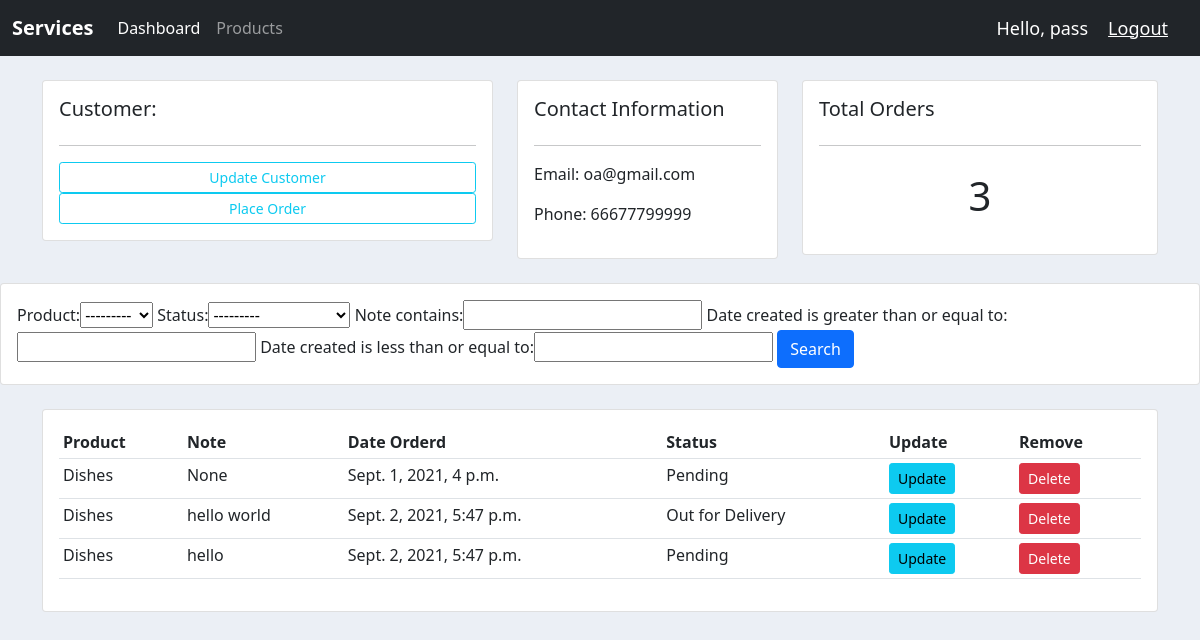
The app's page /customer/1/ (signed in) with its own data.
### services/models.py (models this page shows, shortened)
class Custmor(models.Model):
    user = models.OneToOneField(User, null=True, blank=True, on_delete=models.CASCADE)
    name = models.CharField(max_length=200, null=True)
    phone = models.IntegerField(null=True)
    email = models.EmailField(null=True)
    date_created = models.DateTimeField(auto_now_add=True, null=True)
    profile_pic = models.ImageField(null=True, default='a.png', blank=True)

class Order(models.Model):
    STATUS = (
        ('Pending', 'Pending'),
        ('Out for Delivery', 'Out for Delivery'),
        ('Delivered', 'Delivered'),
    )
    customer = models.ForeignKey(Custmor, on_delete=models.SET_NULL, null=True)
    product = models.ForeignKey(Product, on_delete=models.SET_NULL, null=True)
    date_created = models.DateTimeField(auto_now_add=True, null=True)
    status = models.CharField(max_length=200, null=True, choices=STATUS)
    note = models.CharField(max_length=200, null=True)

class Product(models.Model):
    CATAGORY = (
        ('Indoor', 'Indoor'),
        ('Outdoor', 'Outdoor'),
    )
    tags = models.ManyToManyField(Tag)
    name = models.CharField(max_length=200, null=True)
    price = models.FloatField(null=True)
    catagory = models.CharField(max_length=200, null=True, choices=CATAGORY)
    description = models.CharField(max_length=200, null=True, blank=True)
    date_created = models.DateTimeField(auto_now_add=True, null=True)
    def __str__(self):
        return self.name

### services/decorators.py (the view)
        def wrapper_func(request, *args, **kwargs):
            group = None
            if request.user.groups.exists():
                group =  request.user.groups.all()[0].name
            if group in allowed_roles:
                return view_func(request, *args, **kwargs)
            else:
                return HttpResponse('You are not authorized to view this page')

### services/views.py (called while the page is built)
@login_required(login_url='login')
@allowed_users(allowed_roles=['admin'])
def customer(request, pk_test):
    customer = Custmor.objects.get(id=pk_test)
    orders = customer.order_set.all()
    order_count = orders.count()
    myFilter = OrderFilter(request.GET, queryset=orders)
    orders = myFilter.qs
    context = {'customer': customer, 'orders': orders, 'order_count':order_count, 'myFilter':myFilter}
    return render(request, 'customer.html', context)

### templates/customer.html (shortened to what this page needs)
{%  extends 'main.html' %}
{% block content %}
<div class="container">
	<br>
<div class="row">
	<div class="col-md-5">
		<div class="card card-body">
			<h5>Customer:</h5>
			<hr>
			<a class="btn btn-outline-info  btn-sm btn-block" href="">Update Customer</a>
			<a class="btn btn-outline-info  btn-sm btn-block" href="{% url 'create_order' customer.id %}">Place Order</a>
		</div>
	</div>
	<div class="col-md-3">
		<div class="card card-body">
			<h5>Contact Information</h5>
			<hr>
			<p>Email: {{customer.email}}</p>
			<p>Phone: {{customer.phone}}</p>
		</div>
	</div>
	<div class="col-md-4">
		<div class="card card-body">
			<h5>Total Orders</h5>
			<hr>
			<h1 style="text-align: center;padding: 10px">{{order_count}}</h1>
		</div>
	</div>
</div>
</div>
<br>
<div class="container-fluid p-0">
	<div class="row ">
		<div class="col ">
			<div class="card card-body">
				<form method="get">
				{{myFilter.form}}
				<button class="btn btn-primary" type="submit" >Search</button>
			</form>
			</div>
		</div>
	</div>
</div>
<br>
<div class="container">
	<div class="col-md">
		<div class="card card-body">
			<table class="table table-sm">
				<tr>
					<th>Product</th>
					<th>Note</th>
					<th>Date Orderd</th>
					<th>Status</th>
					<th>Update</th>
					<th>Remove</th>
				</tr>
				{% for order in orders %}
				<tr>
					<td>{{order.product}}</td>
					<td>{{order.note}}</td>
					<td>{{order.date_created}}</td>
					<td>{{order.status}}</td>
					<td><a class="btn btn-sm btn-info" href="{% url 'update_order' order.id %}">Update</a></td>
					<td><a class="btn btn-sm btn-danger" href="{% url 'delete_order' order.id %}">Delete</a></td>
				</tr>
				{% endfor %}
			</table>
		</div>
	</div>
</div>
{% endblock %}

### templates/navbar.html (shortened to what this page needs)
{% load static %}
<nav class="navbar navbar-expand-lg navbar-dark bg-dark">
    <div class="container-fluid">
      <a class="navbar-brand"><strong>Services</strong></a>
      <div class="collapse navbar-collapse" id="navbarSupportedContent">
        <ul class="navbar-nav me-auto mb-2 mb-lg-0">
          {% if request.user.is_staff %}
            <li class="nav-item">
              <a class="nav-link active" aria-current="page" href="{% url 'home' %}">Dashboard</a>
            </li>
            <li class="nav-item">
              <a class="nav-link" href="{% url 'products' %}">Products</a>
            </li>
          {% else %}
          <li class="nav-item">
            <a class="nav-link" href="{% url 'profile' %}">Settings</a>
          </li>
          {% endif %}
         </ul>
       </div>
       <span class="msg">Hello,  {{request.user}}</span>
       <span ><a class="msg" href=" {% url 'logout' %} ">Logout</a></span>
    </div>
</nav>

### static/css/main.css (style rules this page uses)
body { background-color: #ebeff5; }

### templates/navbar.html (style rules this page uses)
.msg { font-size:18px; color: #fff; margin-right: 20px; }

### records on screen
Custmor: email "oa@gmail.com", phone "66677799999"
Order: product "Dishes", note "None", date_created "Sept. 1, 2021, 4 p.m.", status "Pending"
Order: product "Dishes", note "hello world", date_created "Sept. 2, 2021, 5:47 p.m.", status "Out for Delivery"
Order: product "Dishes", note "hello", date_created "Sept. 2, 2021, 5:47 p.m.", status "Pending"

### other values on screen
{{ request.user }} "pass"
{{ order_count }} "3"
